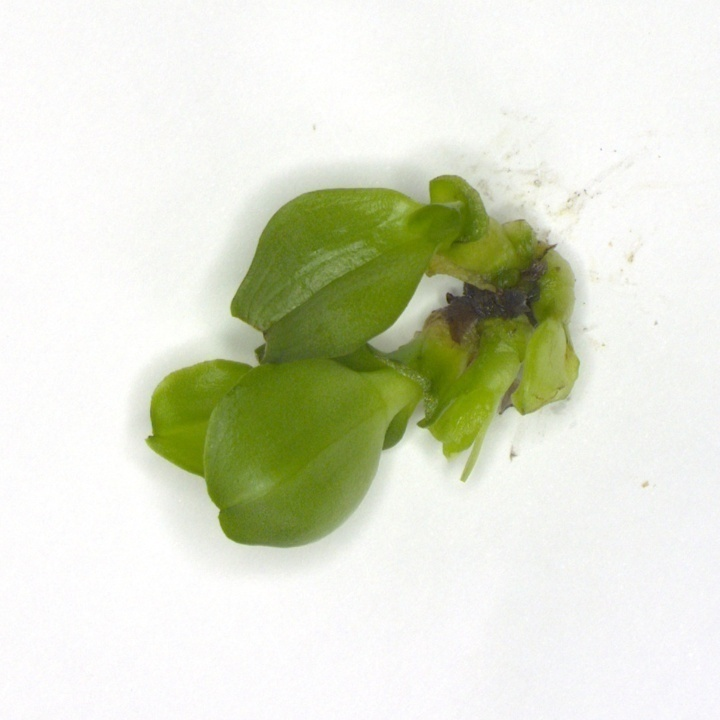
#> input picture coco_processing/FIX_THINH/IMG/scale_train/1115.jpg, 720 x 720 px; its folder holds only this picture in this run
$ python rotate_simple_x30_direction_vs_angle.py
#> lines starting #> are read from the running program, lines starting #| are printed output that depends on the picture
# Step Oder, Rotate, Blur, Flip.
# USAGE
# step 1: python rotate_simple_x30_direction_vs_angle.py
# step 2: python flip.py
# step 3: python augmentation.py
# import the necessary packages
import numpy as np
import argparse
import imutils
import cv2
import os, os.path
import glob

#*********************** parameters *****************************#
# Offet value - change manually
offset = 1000

# No. of new image from one original image
# k = 4; # So luong anh muon tao ra tu anh goc
# k = 3; # So luong anh muon tao ra tu anh goc
k = 30

# Input folder
folder = "/THINH_1/"
#*********************** parameters *****************************#

rename_list = []
remained_list = []
check = 0

current_dir = os.getcwd()
path = ''.join([current_dir, folder])
print("path = ", path)

#type 0:train, 1:test
type = 0

if type ==0:    #train folder
    #-----------------------------------------------------------------------#
    images_dir = "IMG/scale_train"
    annotations_dir = "ANNOTATION/scale_train"
    images_path = os.path.join(path, images_dir)
    annotations_path = os.path.join(path, annotations_dir)
    # if not os.path.isdir(os.path.abspath(annotations_path)):
    #     os.mkdir(annotations_path)
    #-----------------------------------------------------------------------#
    #-----------------------------------------------------------------------#
    new_image_save = "IMG/rot_train"
    new_annotations_save = "ANNOTATION/rot_train"
    images_new_savepath = os.path.join(path, new_image_save)
    annotations_new_savepath = os.path.join(path, new_annotations_save)
    if not os.path.isdir(os.path.abspath(images_new_savepath)):
        os.mkdir(images_new_savepath)
    if not os.path.isdir(os.path.abspath(annotations_new_savepath)):
        os.mkdir(annotations_new_savepath)
    # [6 lines of commented-out code are left out]

if type==1:     #test folder
    #-----------------------------------------------------------------------#
    images_dir = "IMG/validate"
    annotations_dir = "ANNOTATION/validate"
    images_path = os.path.join(path, images_dir)
    annotations_path = os.path.join(path, annotations_dir)
    # if not os.path.isdir(os.path.abspath(annotations_savepath)):
    #     os.mkdir(annotations_savepath)
    #-----------------------------------------------------------------------#
    #-----------------------------------------------------------------------#
    new_image_save = "IMG/rot_validate"
    new_annotations_save = "ANNOTATION/rot_validate"
    images_new_savepath = os.path.join(path, new_image_save)
    annotations_new_savepath = os.path.join(path, new_annotations_save)
    if not os.path.isdir(os.path.abspath(images_new_savepath)):
        os.mkdir(images_new_savepath)
    if not os.path.isdir(os.path.abspath(annotations_new_savepath)):
        os.mkdir(annotations_new_savepath)
    # [10 lines of commented-out code are left out]
def magic(numList):
    s = ''.join(map(str, numList))
    return int(s)


filenames = glob.glob(images_path + "/*.jpg") #read all files in the path mentioned
for n, image_file in enumerate(filenames):
    file, ext = os.path.splitext(image_file)  # split filename and extension
    name = os.path.basename(file)
    s = len(os.path.basename(file))

    l = list(name)
    for i in range(s):
        if l[i] != '_' and check==0:
            rename_list.append(l[i])
        else:
            check = 1
            remained_list.append(l[i])
    rename_int = list(map(int, rename_list))
    remained_name = ''.join(map(str, remained_list))
    num = magic(rename_int)
    num_modify = num*k
    new_value = num_modify + offset
    rename_list = []
    remained_list = []
    check = 0

    file, ext = os.path.splitext(image_file)  # split filename and extension
    #image = cv2.imread(image_file.path)
    image = cv2.imread(image_file) #
#> image is the input picture: shape (720, 720, 3); mean B, G, R 205.4, 224.6, 220.5
    #image = cv2.cvtColor(image, cv2.COLOR_BGR2RGB)

    # loop over the rotation angles
    for i in range(k):
        if k == 3:
            angle = (i+1)*90
        if k == 4:
            angle = (i+1)*90+45
        if k == 30:
            angle = (i+1)*12
        rotated = imutils.rotate(image, angle)
        #cv2.imshow("Rotated (Problematic)", rotated)
        filename = os.path.join(images_new_savepath, '{}{}.jpg'.format(new_value+i,remained_name))
        cv2.imwrite(filename,rotated)
#> this loop made 30 passes
#> pass 1, `rotated = imutils.rotate(image, angle)`:
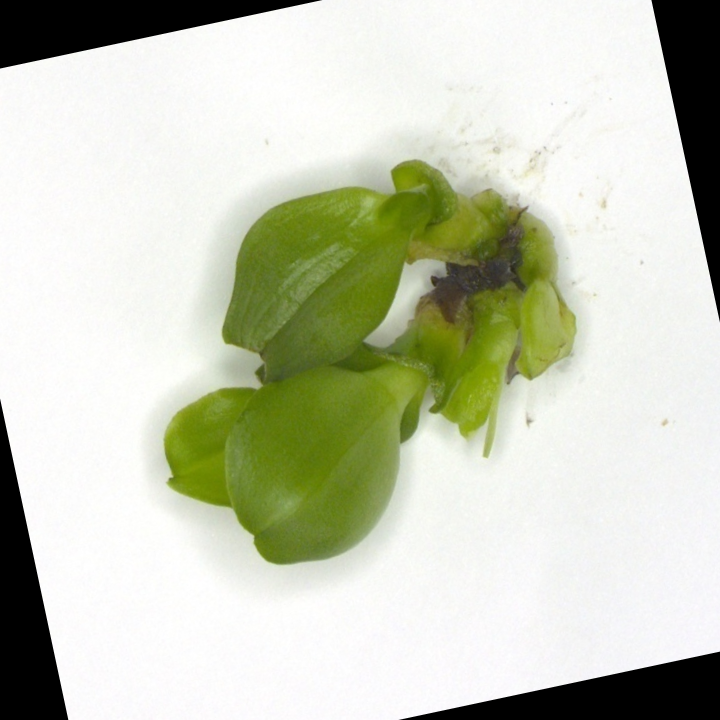
#> rotated: shape (720, 720, 3); mean B, G, R 184.2, 203.4, 199.3
#> pass 2, `rotated = imutils.rotate(image, angle)`:
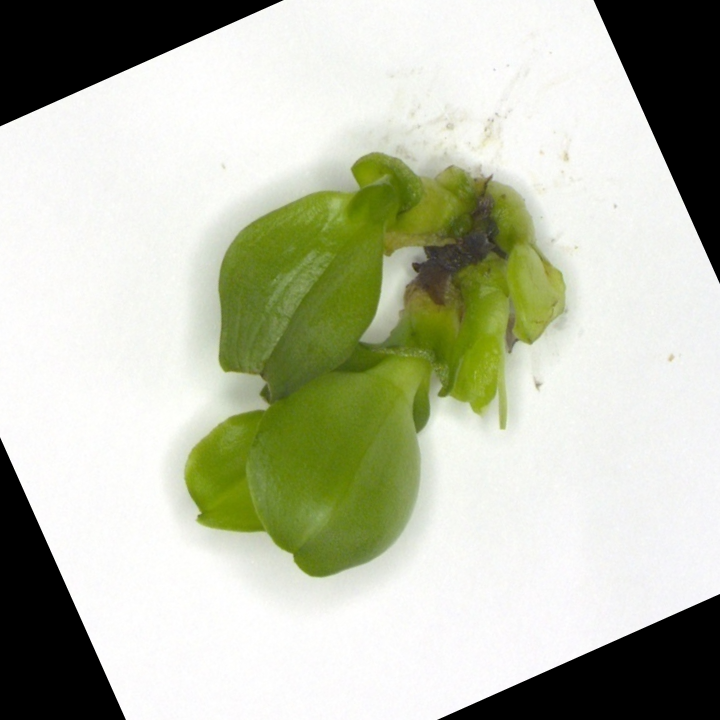
#> rotated: shape (720, 720, 3); mean B, G, R 170.9, 190.1, 186.1
#> pass 3, `rotated = imutils.rotate(image, angle)`:
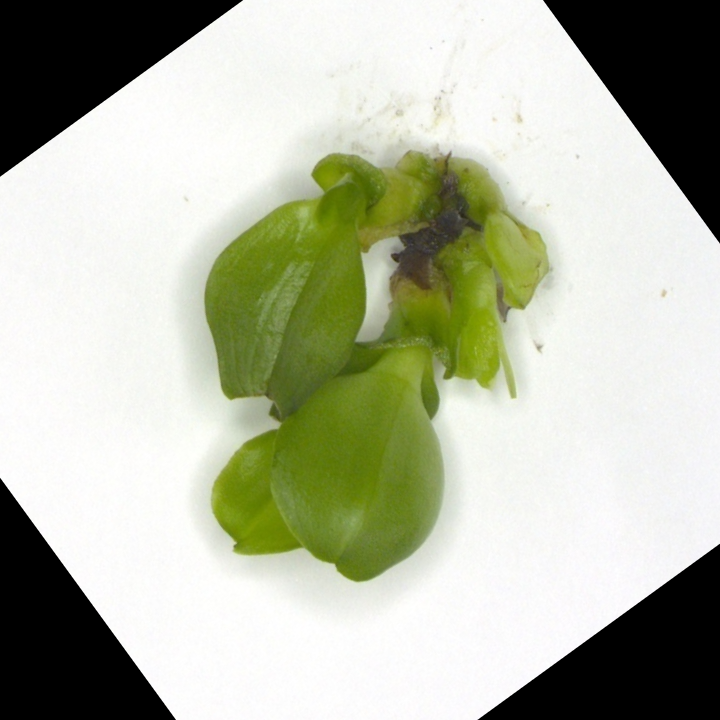
#> rotated: shape (720, 720, 3); mean B, G, R 164.1, 183.3, 179.2
        #cv2.waitKey(1000)

filenames = glob.glob(annotations_path + "/*.png") #read all files in the path mentioned
for n, image_file in enumerate(filenames):
    check = 0
    angle_list = []
    file, ext = os.path.splitext(image_file)  # split filename and extension
    name = os.path.basename(file)
    s = len(os.path.basename(file))
    #print("name's shape:",name)
    #print("Length:",s)
    l = list(name)

    for i in range(s):
        if l[i] != '_' and check==0:
            rename_list.append(l[i])
        elif l[i] == '_':
            check = check + 1
            remained_list.append(l[i])
        elif l[i] != '_' and check==3:
            angle_list.append(l[i])
        else:
            remained_list.append(l[i])

    #print("rename_int = ", rename_int)
    #print("remained_list = ", remained_list)
    #print("angle_list = ", angle_list)
    remained_name = ''.join(map(str, remained_list))

    #----------------------------------------------#
    # Prefix
    rename_int = list(map(int, rename_list))
    num = magic(rename_int)
    num_modify = num*k
    new_value = num_modify + offset
    #----------------------------------------------#
    # Suffix
    angle_int = list(map(int, angle_list))
    angle_ori = magic(angle_int)
    #----------------------------------------------#
    rename_list = []
    remained_list = []


    file, ext = os.path.splitext(image_file)  # split filename and extension
    #image = cv2.imread(image_file.path)
    image = cv2.imread(image_file) #
    #image = cv2.cvtColor(image, cv2.COLOR_BGR2RGB)

    # loop over the rotation angles
    for i in range(k):
        if k == 3:
            angle = (i+1)*90
        if k == 4:
            angle = (i+1)*90+45
        if k == 30:
            angle = (i+1)*12
        rotated = imutils.rotate(image, angle)
        #----------- New angle calculation ------------------#
        new_angle = angle + angle_ori
        #------------Change here-----------------------------#
        while (new_angle > 360):
            new_angle = new_angle - 360
        #----- End of New angle calculation -----------------#
        filename = os.path.join(annotations_new_savepath, '{}{}{}.png'.format(new_value+i,remained_name,new_angle))
        cv2.imwrite(filename,rotated)

$ run again, on coco_processing/FIX_THINH/IMG/scale_train/1186.jpg
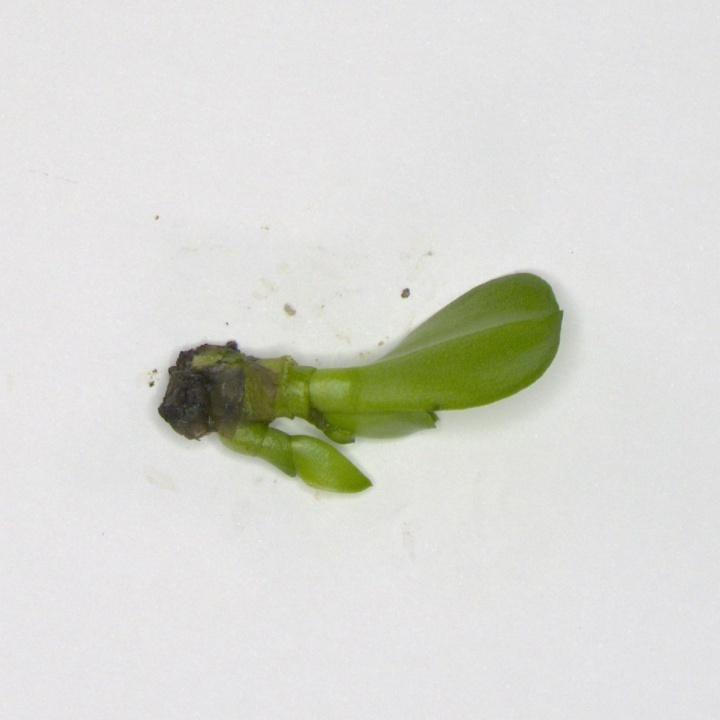
#> input picture coco_processing/FIX_THINH/IMG/scale_train/1186.jpg, 720 x 720 px
#> image is the input picture: shape (720, 720, 3); mean B, G, R 212.1, 218.2, 217.4
#> the loop `for i in range(k):` made 30 passes
#> pass 1, `rotated = imutils.rotate(image, angle)`:
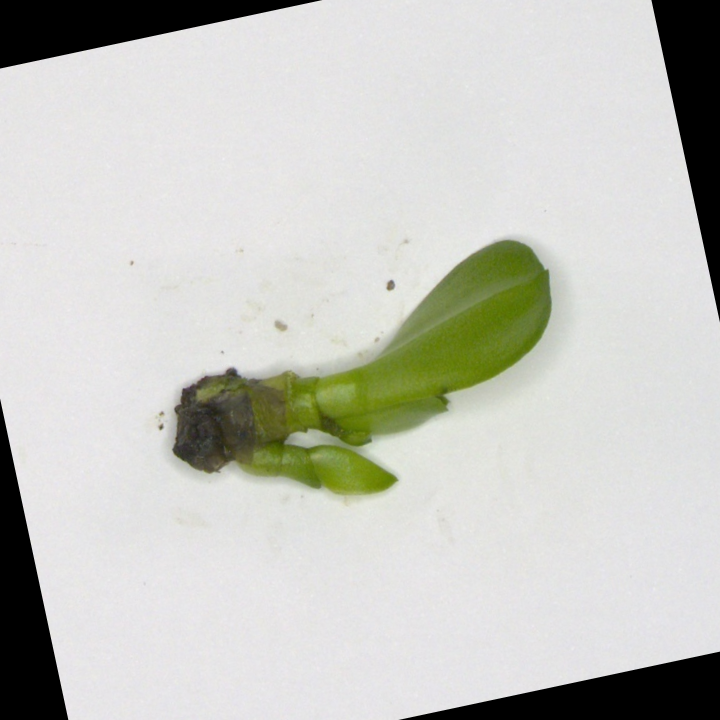
#> rotated: shape (720, 720, 3); mean B, G, R 192.6, 198.9, 198
#> pass 3, `rotated = imutils.rotate(image, angle)`:
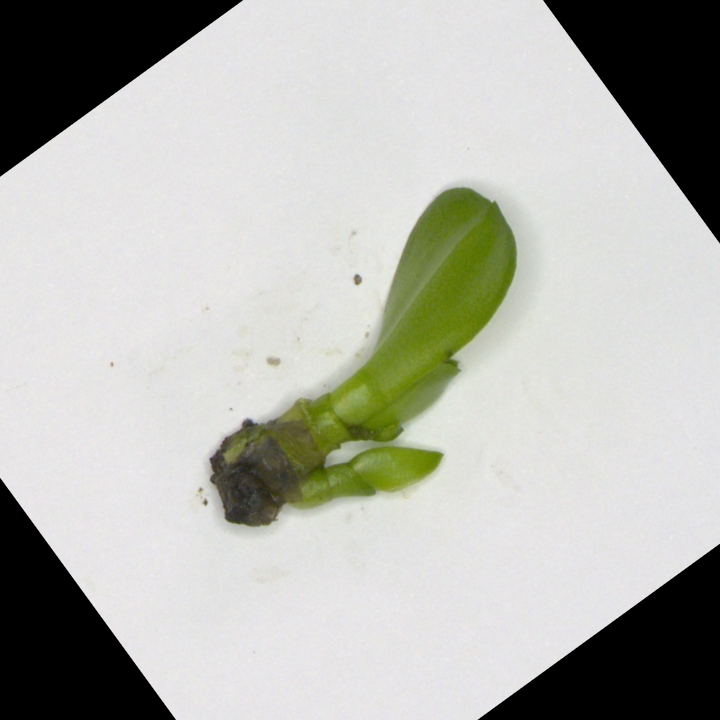
#> rotated: shape (720, 720, 3); mean B, G, R 174.2, 180.6, 179.6

$ run again, on coco_processing/FIX_THINH/IMG/scale_train/2102.jpg
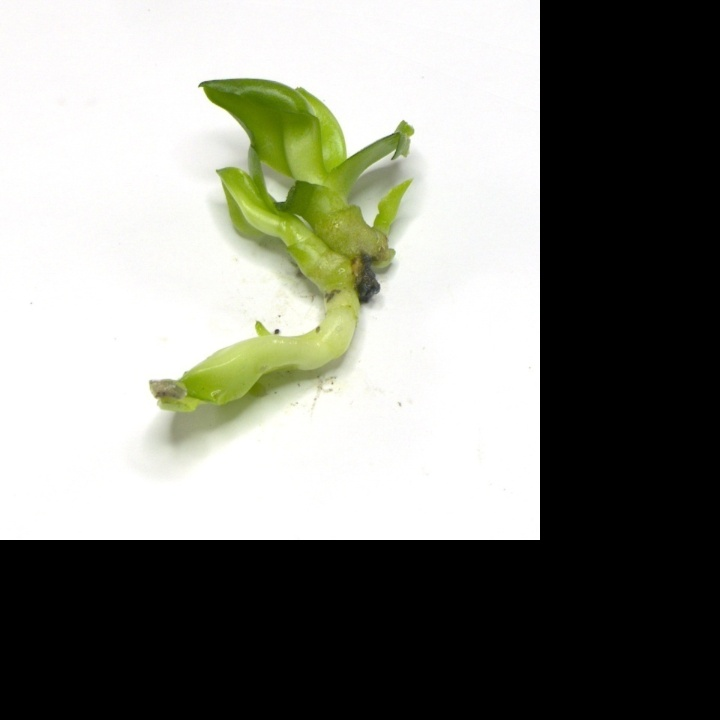
#> input picture coco_processing/FIX_THINH/IMG/scale_train/2102.jpg, 720 x 720 px
#> image is the input picture: shape (720, 720, 3); mean B, G, R 126.1, 134, 132.7
#> the loop `for i in range(k):` made 30 passes
#> pass 1, `rotated = imutils.rotate(image, angle)`:
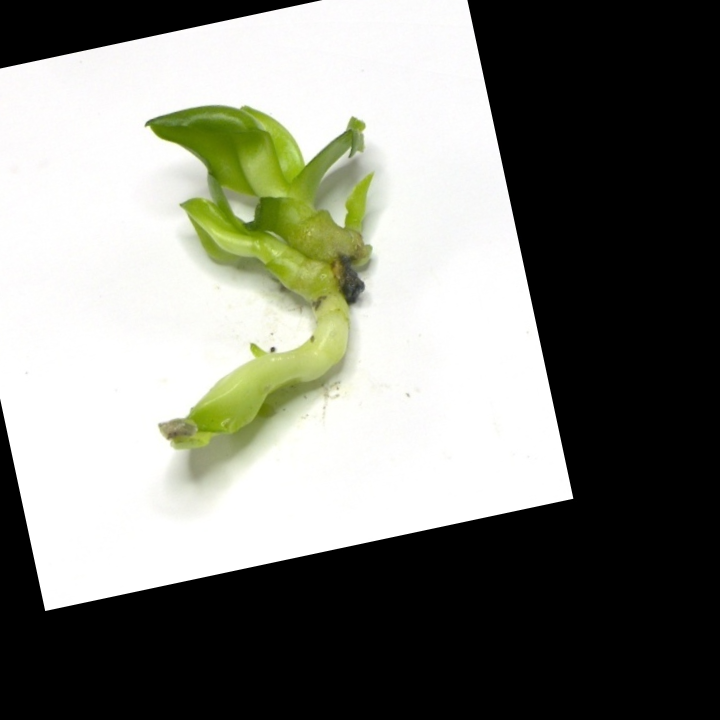
#> rotated: shape (720, 720, 3); mean B, G, R 119.7, 127.6, 126.3
#> pass 3, `rotated = imutils.rotate(image, angle)`:
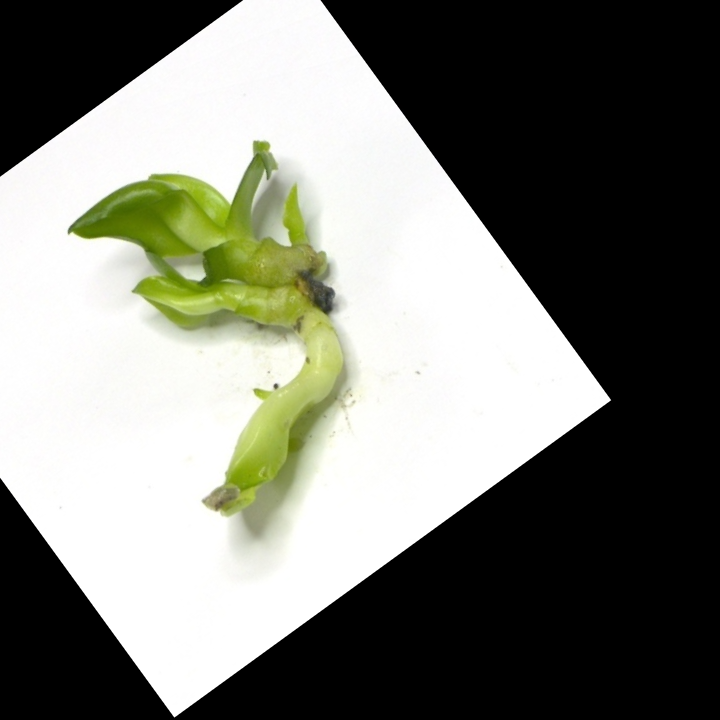
#> rotated: shape (720, 720, 3); mean B, G, R 114.9, 122.9, 121.5

$ run again, on coco_processing/FIX_THINH/IMG/scale_train/2121.jpg
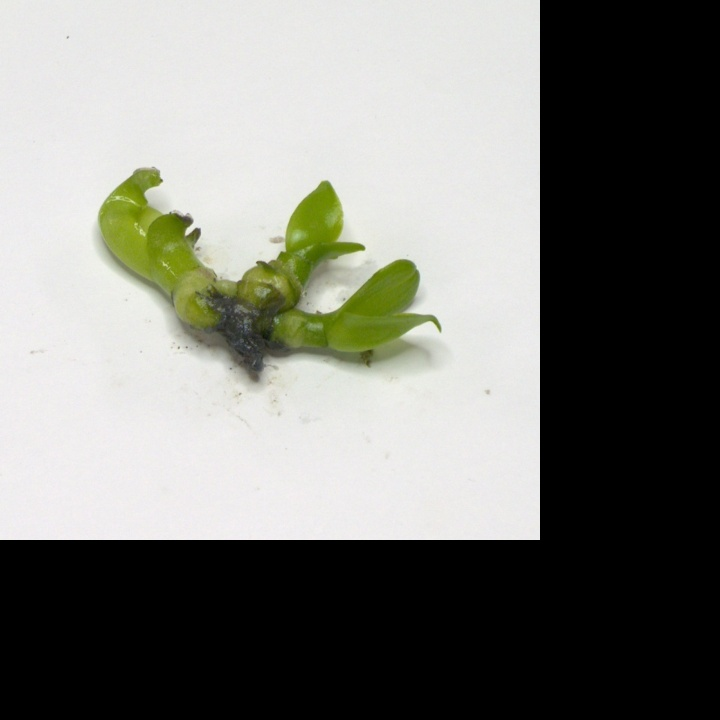
#> input picture coco_processing/FIX_THINH/IMG/scale_train/2121.jpg, 720 x 720 px
#> image is the input picture: shape (720, 720, 3); mean B, G, R 118.8, 124.5, 123.7
#> the loop `for i in range(k):` made 30 passes
#> pass 1, `rotated = imutils.rotate(image, angle)`:
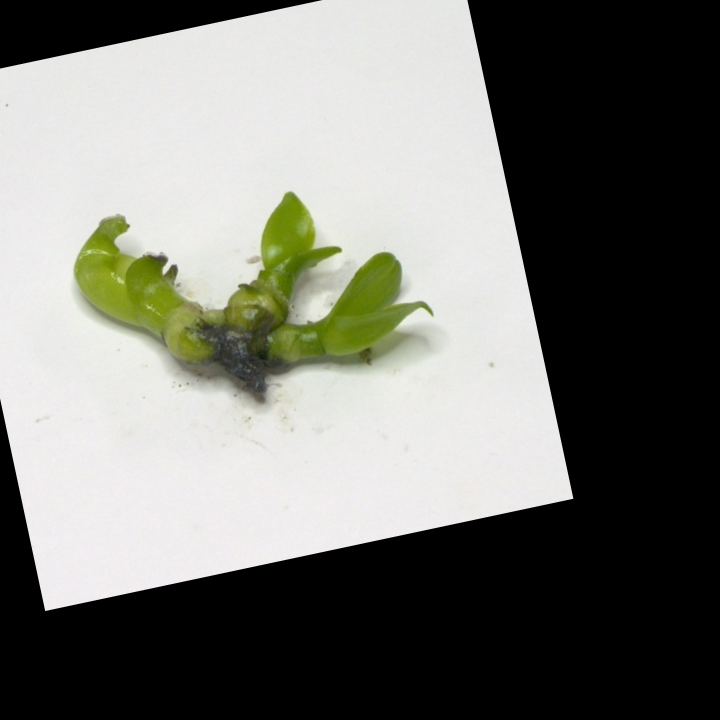
#> rotated: shape (720, 720, 3); mean B, G, R 112.8, 118.5, 117.8
#> pass 3, `rotated = imutils.rotate(image, angle)`:
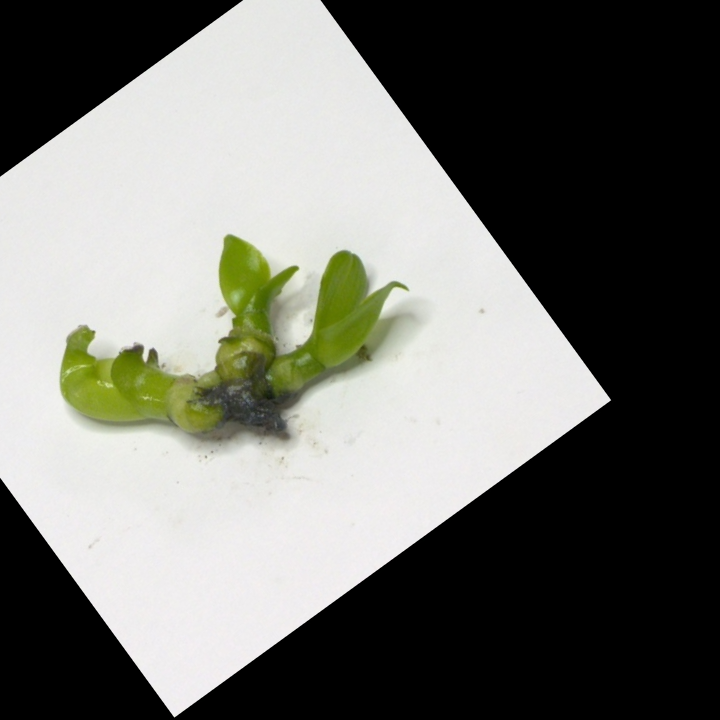
#> rotated: shape (720, 720, 3); mean B, G, R 108.5, 114.1, 113.4
